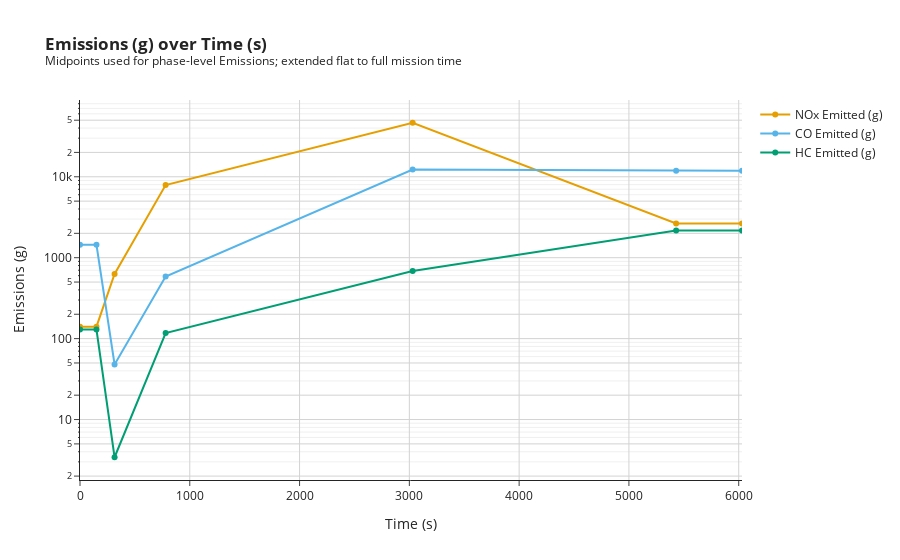

This figure's notebook cell:
### Code cell
import plotly.graph_objects as go
import pandas as pd

# Load your emission summary CSV
summary_df = pd.read_csv("output/emissions/summary.csv")
phases_df = summary_df[summary_df['Phase'] != 'Total'].copy()

# Extract values
phases = summary_df_excl_total["Phase"]
co_em = summary_df_excl_total["CO Emissions (g)"]
nox_em = summary_df_excl_total["NOx Emissions (g)"]
hc_em = summary_df_excl_total["HC Emissions (g)"]

# Compute key time points
phases_df['Start Time (s)'] = phases_df['Duration (s)'].cumsum() - phases_df['Duration (s)']
phases_df['End Time (s)'] = phases_df['Duration (s)'].cumsum()
phases_df['Mid Time (s)'] = (phases_df['Start Time (s)'] + phases_df['End Time (s)']) / 2

# Get values for flat extrapolation
start_time = phases_df['Start Time (s)'].iloc[0]
end_time = phases_df['End Time (s)'].iloc[-1]
nox_start = phases_df['NOx Emissions (g)'].iloc[0]
nox_end = phases_df['NOx Emissions (g)'].iloc[-1]
co_start = phases_df['CO Emissions (g)'].iloc[0]
co_end = phases_df['CO Emissions (g)'].iloc[-1]
hc_start = phases_df['HC Emissions (g)'].iloc[0]
hc_end = phases_df['HC Emissions (g)'].iloc[-1]

# Construct extended x and y
time_extended = [start_time] + phases_df['Mid Time (s)'].tolist() + [end_time]
nox_extended = [nox_start] + phases_df['NOx Emissions (g)'].tolist() + [nox_end]
co_extended = [co_start] + phases_df['CO Emissions (g)'].tolist() + [co_end]
hc_extended = [hc_start] + phases_df['HC Emissions (g)'].tolist() + [hc_end]

# Plot with filled area
fig = go.Figure()


fig.add_trace(go.Scatter(
    x=time_extended,
    y=nox_extended,
    mode='lines+markers',
    name='NOx Emitted (g)',
    line=dict(color='#E69F00'),
    marker=dict(color="#E69F00"),
    text=["Flat Start"] + phases.tolist() + ["Flat End"],
    hovertemplate="NOx Emitted: %{y:.2f} g<br>Time: %{x:.0f} s<br>Phase: %{text}<extra></extra>"
))

fig.add_trace(go.Scatter(
    x=time_extended,
    y=co_extended,
    mode='lines+markers',
    name='CO Emitted (g)',
    line=dict(color='#56B4E9'),
    marker=dict(color="#56B4E9"),
    text=["Flat Start"] + phases.tolist() + ["Flat End"],
    hovertemplate="NOx Emitted: %{y:.2f} g<br>Time: %{x:.0f} s<br>Phase: %{text}<extra></extra>"
))

fig.add_trace(go.Scatter(
    x=time_extended,
    y=hc_extended,
    mode='lines+markers',
    name='HC Emitted (g)',
    line=dict(color='#009E73'),
    marker=dict(color="#009E73"),
    text=["Flat Start"] + phases.tolist() + ["Flat End"],
    hovertemplate="NOx Emitted: %{y:.2f} g<br>Time: %{x:.0f} s<br>Phase: %{text}<extra></extra>"
))

fig.update_layout(
    xaxis_title='Time (s)',
    yaxis_title='Fuel Flow (kg/s)',
    title='<b>Emissions (g) over Time (s)</b><br><sup>Midpoints used for phase-level Emissions; extended flat to full mission time</sup>',
    template='simple_white',
    showlegend=True,
    xaxis=dict(
        showgrid=True,
        gridwidth=1,
        gridcolor='lightgrey',
        range=[0 , x_extended[-1]]
    ),
    yaxis=dict(
        type='log',
        title='Emissions (g)',
        showgrid=True,
        gridcolor='lightgrey',
        gridwidth=1,
        minor=dict(ticklen=1, showgrid=True)
    )
)

fig.show()

### Figure 1 — Plotly figure (JSON) as saved in the notebook; plotly's stock layout.template omitted (floating-point values rounded to 4 significant figures)
{"data": [{"hovertemplate": "NOx Emitted: %{y:.2f} g<br>Time: %{x:.0f} s<br>Phase: %{text}<extra></extra>", "line": {"color": "#E69F00"}, "marker": {"color": "#E69F00"}, "mode": "lines+markers", "name": "NOx Emitted (g)", "text": ["Flat Start", "Idle/Taxi", "Take-Off", "Climb Out", "Cruise", "Descent", "Flat End"], "type": "scatter", "x": [0, 150, 315, 780, 3030, 5430, 6030], "y": [140.4, 140.4, 629.3, 7898.0, 46512, 2652, 2652]}, {"hovertemplate": "NOx Emitted: %{y:.2f} g<br>Time: %{x:.0f} s<br>Phase: %{text}<extra></extra>", "line": {"color": "#56B4E9"}, "marker": {"color": "#56B4E9"}, "mode": "lines+markers", "name": "CO Emitted (g)", "text": ["Flat Start", "Idle/Taxi", "Take-Off", "Climb Out", "Cruise", "Descent", "Flat End"], "type": "scatter", "x": [0, 150, 315, 780, 3030, 5430, 6030], "y": [1444.0, 1444.0, 47.88, 585, 12312, 11870.0, 11870.0]}, {"hovertemplate": "NOx Emitted: %{y:.2f} g<br>Time: %{x:.0f} s<br>Phase: %{text}<extra></extra>", "line": {"color": "#009E73"}, "marker": {"color": "#009E73"}, "mode": "lines+markers", "name": "HC Emitted (g)", "text": ["Flat Start", "Idle/Taxi", "Take-Off", "Climb Out", "Cruise", "Descent", "Flat End"], "type": "scatter", "x": [0, 150, 315, 780, 3030, 5430, 6030], "y": [129.6, 129.6, 3.42, 117, 684, 2162.0, 2162.0]}], "layout": {"showlegend": true, "title": {"text": "<b>Emissions (g) over Time (s)</b><br><sup>Midpoints used for phase-level Emissions; extended flat to full mission time</sup>"}, "xaxis": {"gridcolor": "lightgrey", "gridwidth": 1, "range": [0, 6030], "showgrid": true, "title": {"text": "Time (s)"}}, "yaxis": {"gridcolor": "lightgrey", "gridwidth": 1, "minor": {"showgrid": true, "ticklen": 1}, "showgrid": true, "title": {"text": "Emissions (g)"}, "type": "log"}}}
